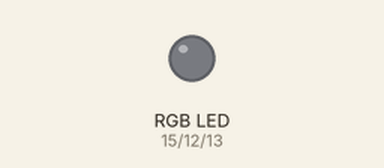
Simulated run of this sketch. Board: ESP8266 (NodeMCU). On the bench: an RGB LED mixed from three pins (HIGH = lit). WiFi joins after 1.5 s; servers stay silent unless stated; uploads are accepted with an empty reply; what the sketch prints to the serial monitor is not drawn.

Above: at 5.4 s.
At 9.18 s:
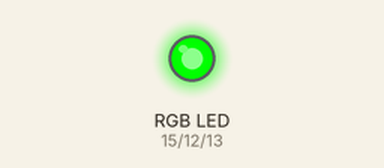
Timing chart, 0 to 10.3 s (numbered marks = the images above):
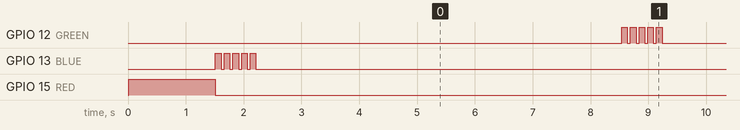

The sketch:

WiFiClientDweet.ino
```cpp
/*
 *  This sketch sends data via HTTP GET requests to data.sparkfun.com service.
 *
 *  You need to get streamId and privateKey at data.sparkfun.com and paste them
 *  below. Or just customize this script to talk to other HTTP servers.
 *
 */

#include <ESP8266WiFi.h>

const char* ssid     = "WIFI-SSID";
const char* password = "WIFI-PASSWORD";

const char* host = "www.dweet.io";

//rgb 12, 13, 15
const int RED = 15;  //RED
const int GREEN = 12; //GREEN
const int BLUE = 13; //BLUE

void setup() {

  pinMode(RED, OUTPUT);
  pinMode(GREEN, OUTPUT);
  pinMode(BLUE, OUTPUT);
  digitalWrite(RED, LOW);
  digitalWrite(GREEN, LOW);
  digitalWrite(BLUE, LOW);

  Serial.begin(115200);
  delay(10);

  // We start by connecting to a WiFi network
  digitalWrite(RED, HIGH);
  Serial.println();
  Serial.println();
  Serial.print("Connecting to ");
  Serial.println(ssid);

  WiFi.begin(ssid, password);

  while (WiFi.status() != WL_CONNECTED) {
    delay(500);
    Serial.print(".");
  }

  Serial.println("");
  Serial.println("WiFi connected");
  Serial.println("IP address: ");
  Serial.println(WiFi.localIP());
  digitalWrite(RED, LOW);
  blinkLed(BLUE);
}

int value = 0;

void loop() {
  delay(5000);
  ++value;

  Serial.print("connecting to ");
  Serial.println(host);

  // Use WiFiClient class to create TCP connections
  WiFiClient client;
  const int httpPort = 80;
  if (!client.connect(host, httpPort)) {
    Serial.println("connection failed");
    blinkLed(RED);
    return;
  }

  // We now create a URI for the request
  String url = "/dweet/for/MY_THING?counter=";
  url+= value;

  Serial.print("Requesting URL: ");
  Serial.println(url);

  // This will send the request to the server
  client.print(String("GET ") + url + " HTTP/1.1\r\n" +
               "Host: " + host + "\r\n" +
               "Connection: close\r\n\r\n");
  delay(10);

  // Read all the lines of the reply from server and print them to Serial
  while(client.available()){
    String line = client.readStringUntil('\r');
    Serial.print(line);
  }

  Serial.println();
  blinkLed(GREEN);
  Serial.println("closing connection");
}

void blinkLed(int color) {
  Serial.println("will blink now...");
  for (int i = 0; i < 5; i++) {
    digitalWrite(color, HIGH);
    delay(100);
    digitalWrite(color, LOW);
    delay(50);
  }
}
```

Measured:
- by itself, GPIO 12 (GREEN): repeats every 7.0 s: 4 × (LOW 0.05 s, HIGH 0.10 s), LOW 6.3 s, HIGH 0.10 s
- by itself, everything shown: repeats every 7.0 s, in 4 steps
